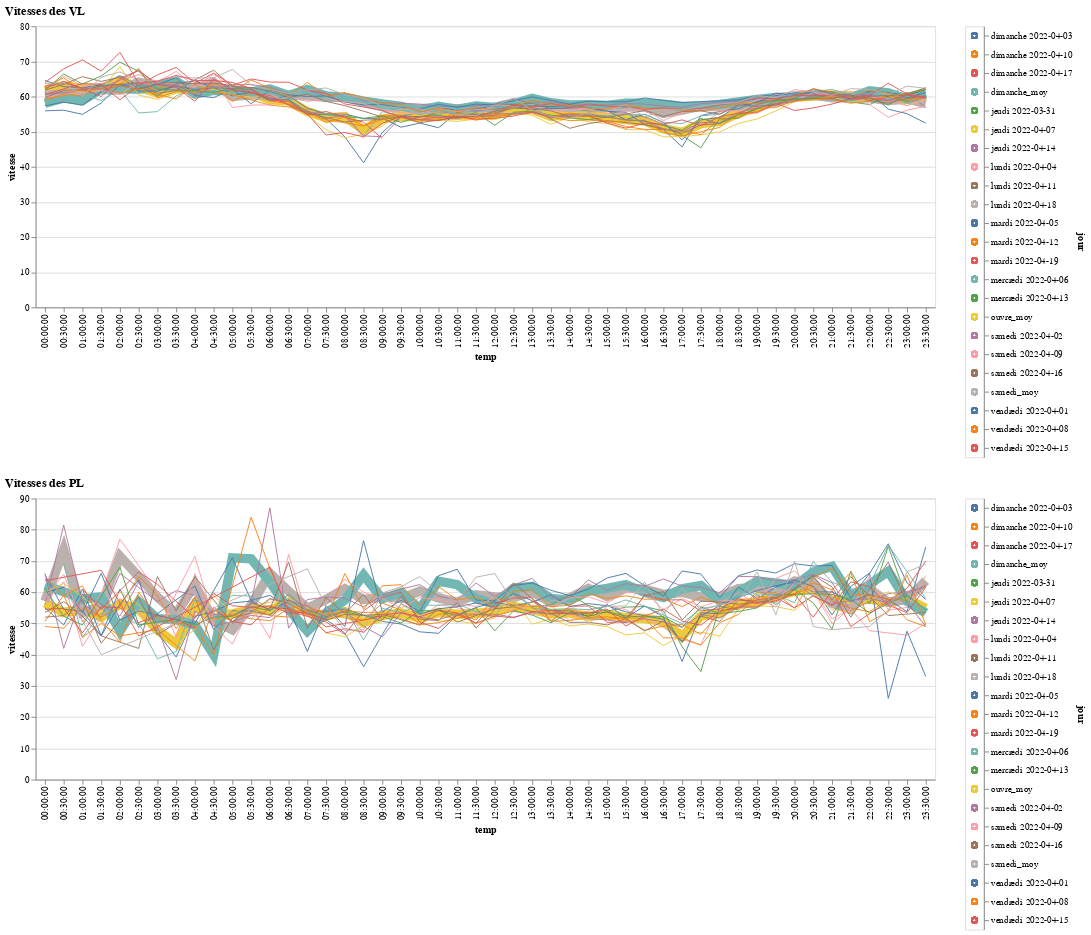

Notebook cell for this chart:
### Code cell
alt.vconcat((graphTraficVlVtsMoy | legendVlMoy).properties(title='Vitesses des VL'), (graphTraficPlVtsMoy | legendPlMoy).properties(title='Vitesses des PL'))

### Figure 1 — Vega-Lite specification as saved in the notebook (floating-point values rounded to 4 significant figures; data arrays with more than 128 entries replaced by an {"elided": "..."} marker saying what was removed)
{"config": {"view": {"continuousWidth": 400, "continuousHeight": 300}}, "vconcat": [{"hconcat": [{"mark": "line", "encoding": {"color": {"condition": {"type": "nominal", "field": "jour", "legend": null, "selection": "selector002"}, "value": "lightgray"}, "size": {"type": "quantitative", "field": "taille", "scale": null}, "x": {"type": "nominal", "field": "temp"}, "y": {"type": "quantitative", "field": "vitesse"}}}, {"mark": "point", "encoding": {"color": {"condition": {"type": "nominal", "field": "jour", "legend": null, "selection": "selector002"}, "value": "lightgray"}, "y": {"type": "nominal", "axis": {"orient": "right"}, "field": "jour"}}, "selection": {"selector002": {"type": "multi", "fields": ["jour"]}}}], "data": {"name": "data-d99bf5452655341a702115861f06658b"}, "title": "Vitesses des VL"}, {"hconcat": [{"mark": "line", "encoding": {"color": {"condition": {"type": "nominal", "field": "jour", "legend": null, "selection": "selector002"}, "value": "lightgray"}, "size": {"type": "quantitative", "field": "taille", "scale": null}, "x": {"type": "nominal", "field": "temp"}, "y": {"type": "quantitative", "field": "vitesse"}}}, {"mark": "point", "encoding": {"color": {"condition": {"type": "nominal", "field": "jour", "legend": null, "selection": "selector002"}, "value": "lightgray"}, "y": {"type": "nominal", "axis": {"orient": "right"}, "field": "jour"}}, "selection": {"selector002": {"type": "multi", "fields": ["jour"]}}}], "data": {"name": "data-8f26f50424a7b74710f953056c0ccaa6"}, "title": "Vitesses des PL"}], "$schema": "https://vega.github.io/schema/vega-lite/v4.8.1.json", "datasets": {"data-d99bf5452655341a702115861f06658b": {"elided": "1051 records"}, "data-8f26f50424a7b74710f953056c0ccaa6": {"elided": "1003 records"}}}
